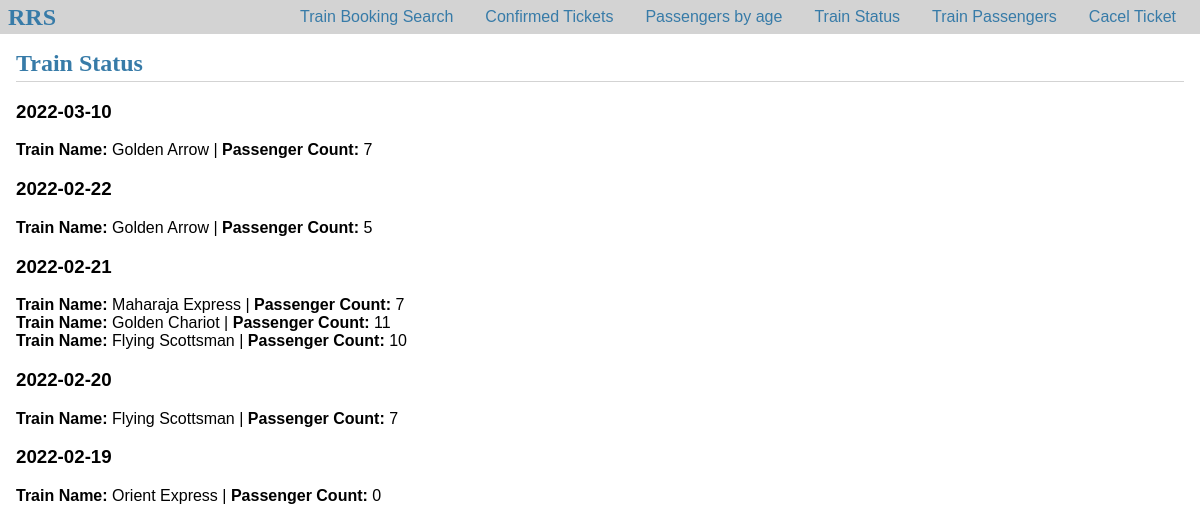
Screenshot of /railway/train_status with the database file from the repository.
### tables this page shows
CREATE TABLE Trains_Status (
    train_date datetime NOT NULL,
    train_name VARCHAR(255) NOT NULL,
    premium_seats_available INT NOT NULL,
    general_seats_available INT NOT NULL,
    premium_seats_occupied INT NOT NULL,
    general_seats_occupied INT NOT NULL,
    CONSTRAINT compositeKey PRIMARY KEY (train_date, train_name),
    FOREIGN KEY (train_name) REFERENCES Trains(train_name)
);

### app/railway.py (the view)
@bp.route('train_status', methods=['GET', 'POST'])
def get_train_status():
    db = get_db()
    trains = db.execute(
        'SELECT train_name, train_date, (premium_seats_occupied+general_seats_occupied) AS passengers_count FROM Trains_Status ORDER BY train_date DESC;').fetchall()
    trains_dict = {}
    for train in trains:
        train = dict(train)
        if train['train_date'] not in trains_dict:
            trains_dict[str(train['train_date'])] = [train]
        else:
            trains_dict[str(train['train_date'])].append(train)
    return render_template('railway/trains.html', trains=trains_dict)

### app/db/init.py (called while the page is built)
def get_db():
    if 'db' not in g:
        g.db = sqlite3.connect(
            'railway.db', detect_types=sqlite3.PARSE_DECLTYPES)
        g.db.row_factory = sqlite3.Row
    return g.db

### templates/railway/trains.html
{% extends 'base.html' %} {% block header %}
<h1>{% block title %} Train Status {% endblock %}</h1>
{% endblock %} {% block content %} {% for date,train_list in trains.items() %}
<h3>{{date}}</h3>
{% for train in train_list %}
<div>
  <b>Train Name:</b> {{train.train_name}} |
  <b>Passenger Count:</b> {{train.passengers_count}}
</div>
{% endfor %} {% endfor %} {% endblock %}

### static/css/basic.css (style rules this page uses)
html { font-family: sans-serif; background: #eee; padding: 0px; width: 100%; height: 100%; }
body { margin: 0 auto; background: white; width: 100%; height: 100%; }
h1 { font-family: serif; color: #377ba8; margin: 1rem 0; }
.content>header h1 { flex: auto; margin: 1rem 0 0.25rem 0; }

### rows the page displays
Trains_Status: train_date "2022-03-10", train_name "Golden Arrow", passengers_count "7"
Trains_Status: train_date "2022-02-22", train_name "Golden Arrow", passengers_count "5"
Trains_Status: train_date "2022-02-21", train_name "Maharaja Express", passengers_count "7"
Trains_Status: train_name "Golden Chariot", passengers_count "11"
Trains_Status: train_name "Flying Scottsman", passengers_count "10"
Trains_Status: train_date "2022-02-20", train_name "Flying Scottsman", passengers_count "7"
Trains_Status: train_date "2022-02-19", train_name "Orient Express", passengers_count "0"
